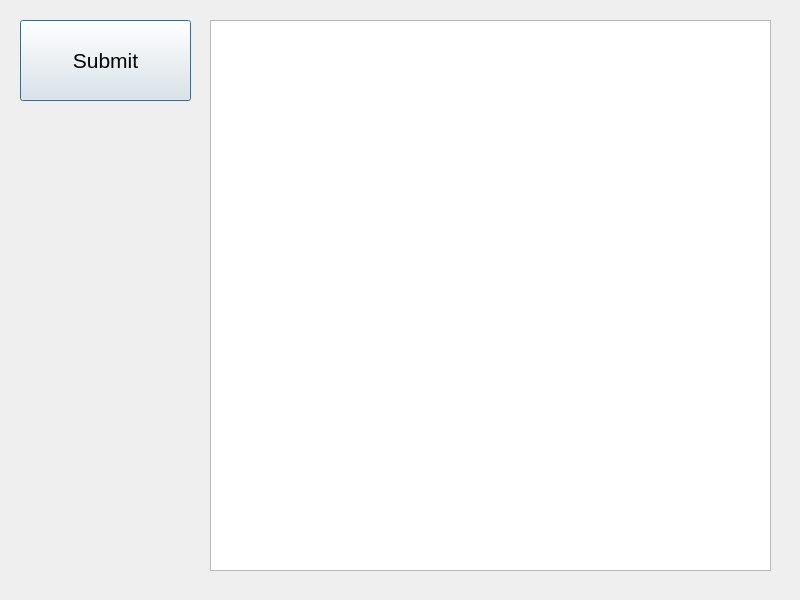
<?xml version="1.0" encoding="UTF-8"?>
<ui version="4.0">
 <class>CreateReport</class>
 <widget class="QDialog" name="CreateReport">
  <property name="geometry">
   <rect>
    <x>0</x>
    <y>0</y>
    <width>800</width>
    <height>600</height>
   </rect>
  </property>
  <property name="windowTitle">
   <string>Report</string>
  </property>
  <widget class="QPushButton" name="submitBtn">
   <property name="geometry">
    <rect>
     <x>20</x>
     <y>20</y>
     <width>171</width>
     <height>81</height>
    </rect>
   </property>
   <property name="font">
    <font>
     <pointsize>16</pointsize>
    </font>
   </property>
   <property name="text">
    <string>Submit</string>
   </property>
  </widget>
  <widget class="QTextEdit" name="reportTextEdit">
   <property name="geometry">
    <rect>
     <x>210</x>
     <y>20</y>
     <width>561</width>
     <height>551</height>
    </rect>
   </property>
  </widget>
 </widget>
 <resources/>
 <connections/>
</ui>
